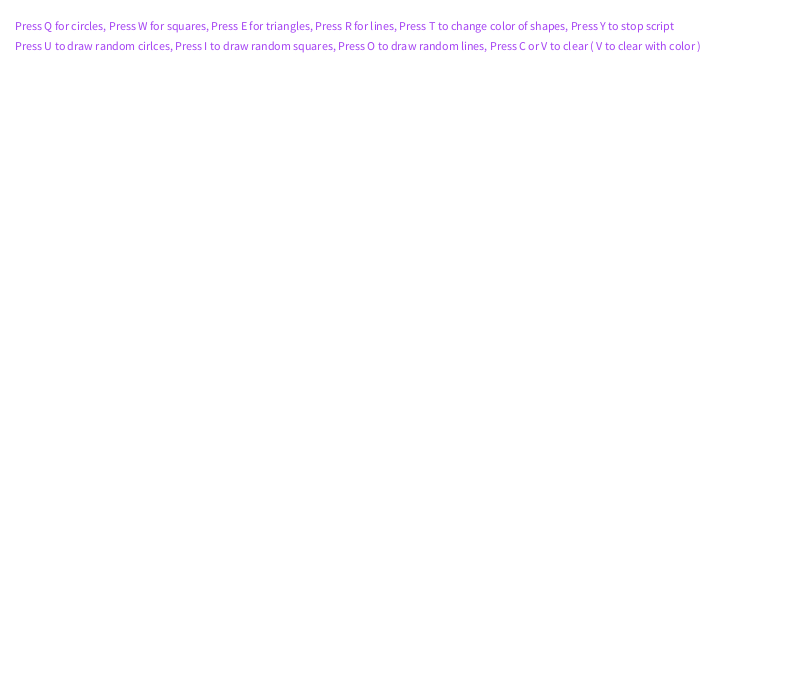
Frame 1 (no input)
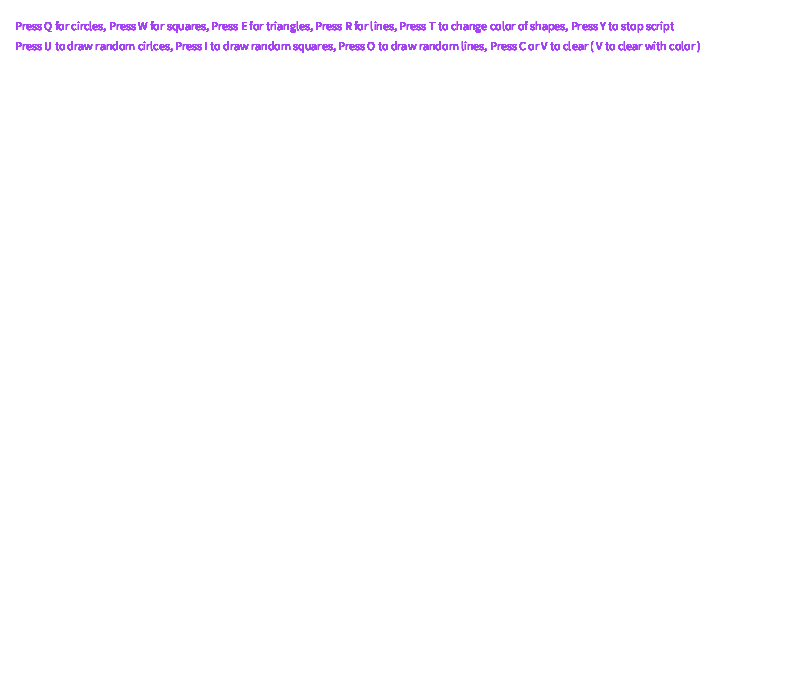
Frame 60 (the mouse pressed at the canvas centre just before this capture)
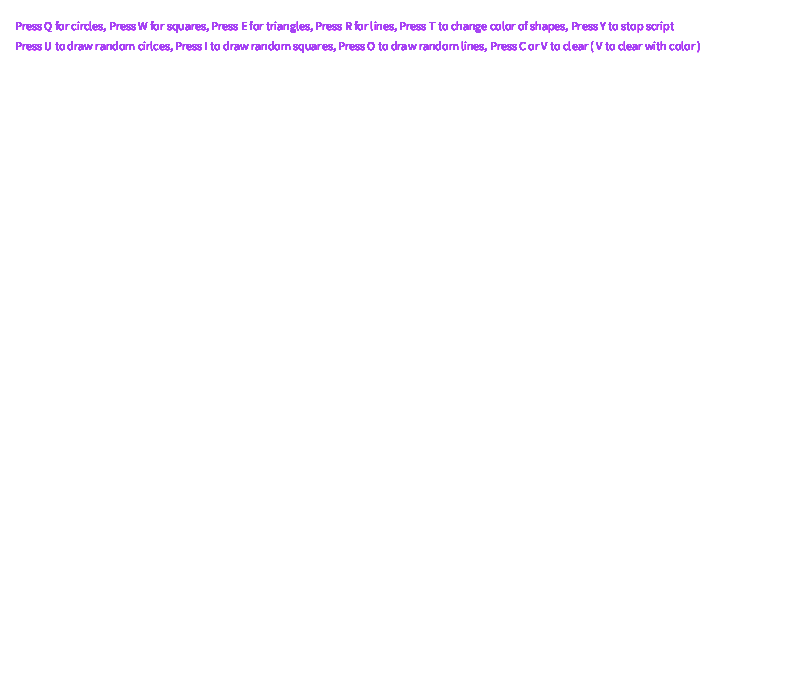
Frame 120 (the mouse held since frame 60 and released just before this capture)

The Processing sketch that drew these frames (run headless with seeded random() and noise(); from frame 60 on, the mouse is pressed at the canvas centre):

// Processing sketch: processing_37325
// ── processing_37325.pde

// Welcome to Jason's Program
boolean qPressed, wPressed, ePressed, rPressed, uPressed, iPressed, oPressed;

void setup()
{
  size(800, 700);
  smooth();
  background(255);
  fill(random(0, 255), random(0, 255), random(0, 255));
}
void draw()
{
  text("Press Q for circles, Press W for squares, Press E for triangles, Press R for lines, Press T to change color of shapes, Press Y to stop script", 15,30);
  text("Press U to draw random cirlces, Press I to draw random squares, Press O to draw random lines, Press C or V to clear ( V to clear with color )",15,50);
  if (qPressed)
  {
    noStroke();
    ellipse(pmouseX, pmouseY, 20, 20);
  }
  if (wPressed)
  {
    noStroke();
    rect(pmouseX, pmouseY, 20, 20);
  }
  if (ePressed)
  {
    noStroke();
    triangle(pmouseX, pmouseY-15, pmouseX+10, pmouseY, pmouseX-10, pmouseY);
  }
  if (rPressed)
  {
    strokeWeight(2);
    stroke(random(0, 255), random(0, 255), random(0, 255));
    line(pmouseX-5, pmouseY+7, pmouseX+5, pmouseY-7);
  }
  if (uPressed)
  {
    noStroke();
    ellipse(random(0, 800), random(0, 700), 20, 20);
  }
  if (iPressed)
  {
    noStroke();
    rect(random(0, 800), random(0, 700), 20, 20);
  }
  if (oPressed)
  {
    strokeWeight(2);
    stroke(random(0, 255), random(0, 255), random(0, 255));
    line(random(0, 800), random(0, 700), random(0, 800), random(0, 700));
  }
}
void keyPressed()
{
  if (key == 'q')
  {
    qPressed=true;
    wPressed=ePressed=rPressed=false;
  }
  if (key == 'w')
  {
    wPressed=true;
    qPressed=ePressed=rPressed=false;
  }
  if (key == 'e')
  {
    ePressed=true;
    qPressed=wPressed=rPressed=false;
  }
  if (key == 'r')
  {
    rPressed=true;
    qPressed=wPressed=ePressed=false;
  }
  if (key == 't')
  {
    fill(random(0, 255), random(0, 255), random(0, 255));
  }
  if (key == 'v')
  {
    background(random(0, 255), random(0, 255), random(0, 255));
    qPressed=wPressed=ePressed=rPressed=uPressed=iPressed=oPressed=false;
  }
  if (key == 'c')
  {
    background(255);
    qPressed=wPressed=ePressed=rPressed=uPressed=iPressed=oPressed=false;
  }
  if (key == 'u')
  {
    uPressed=true;
    iPressed=oPressed=false;
  }
  if (key == 'i')
  {
    iPressed=true;
    uPressed=oPressed=false;
  }
  if (key == 'o')
  {
    oPressed=true;
    iPressed=uPressed=false;
  }
  if(key == 'y')
  {
    qPressed=wPressed=ePressed=rPressed=uPressed=iPressed=oPressed=false;
  }
}
